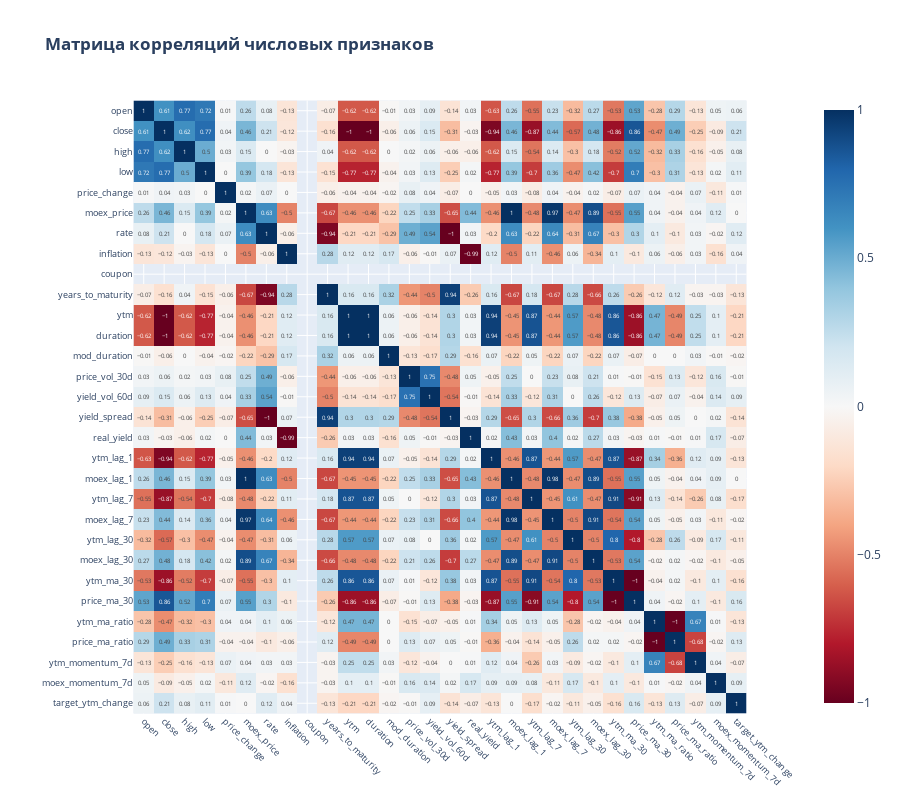

The code cell stored with this chart in its notebook:
### Code cell
N_DAYS = 10  
if 'target_ytm_change' not in bond_data.columns:  
    bond_data['target_ytm_change'] = bond_data['ytm'].shift(-N_DAYS) - bond_data['ytm']
    bond_data = bond_data.dropna(subset=['target_ytm_change']) 

numeric_features = [
    f for f in bond_data.select_dtypes(include=[np.number]).columns 
    if f not in ['volume', 'day_of_week', 'month']
]

corr_matrix = bond_data[numeric_features].corr().round(2)

fig = px.imshow(
    corr_matrix,
    text_auto=True,
    color_continuous_scale='RdBu',
    range_color=[-1, 1],
    title="<b>Матрица корреляций числовых признаков</b>",
    width=900,
    height=800
)
fig.update_xaxes(tickangle=45, tickfont=dict(size=9))
fig.update_yaxes(tickfont=dict(size=9))
fig.show()

display(Markdown("### Ключевые выводы по корреляциям:"))

if 'target_ytm_change' in corr_matrix.columns:
    target_corrs = corr_matrix['target_ytm_change'].sort_values(key=abs, ascending=False)
    top_positive = target_corrs[1:4].index.tolist()  
    top_negative = target_corrs[-3:].index.tolist()

    display(Markdown(f"""
    **С целевой переменной (изменение доходности за {N_DAYS} дней):**
    - Наибольшая положительная корреляция: {', '.join(top_positive)}
    - Наибольшая отрицательная корреляция: {', '.join(top_negative)}
    """))
else:
    display(Markdown("Целевая переменная 'target_ytm_change' не найдена в данных"))

high_corr_pairs = []
for i in range(len(corr_matrix.columns)):
    for j in range(i+1, len(corr_matrix.columns)):
        if abs(corr_matrix.iloc[i, j]) > 0.7 and corr_matrix.columns[i] != corr_matrix.columns[j]:
            high_corr_pairs.append(
                f"{corr_matrix.columns[i]} ↔ {corr_matrix.columns[j]}: {corr_matrix.iloc[i, j]:.2f}"
            )

display(Markdown("""
**Потенциальные проблемы мультиколлинеарности:**
- Высокая корреляция между признаками (>0.7):
"""))
if high_corr_pairs:
    display(Markdown("\n".join([f"- {pair}" for pair in high_corr_pairs])))
else:
    display(Markdown("- Нет сильно коррелирующих пар признаков"))

### Figure 1 — Plotly figure (JSON) as saved in the notebook; plotly's stock layout.template omitted (floating-point values rounded to 4 significant figures; data arrays with more than 128 entries replaced by an {"elided": "..."} marker saying what was removed)
{"data": [{"coloraxis": "coloraxis", "hovertemplate": "x: %{x}<br>y: %{y}<br>color: %{z}<extra></extra>", "name": "0", "texttemplate": "%{z}", "type": "heatmap", "x": ["open", "close", "high", "low", "price_change", "moex_price", "rate", "inflation", "coupon", "years_to_maturity", "ytm", "duration", "mod_duration", "price_vol_30d", "yield_vol_60d", "yield_spread", "real_yield", "ytm_lag_1", "moex_lag_1", "ytm_lag_7", "moex_lag_7", "ytm_lag_30", "moex_lag_30", "ytm_ma_30", "price_ma_30", "ytm_ma_ratio", "price_ma_ratio", "ytm_momentum_7d", "moex_momentum_7d", "target_ytm_change"], "xaxis": "x", "y": ["open", "close", "high", "low", "price_change", "moex_price", "rate", "inflation", "coupon", "years_to_maturity", "ytm", "duration", "mod_duration", "price_vol_30d", "yield_vol_60d", "yield_spread", "real_yield", "ytm_lag_1", "moex_lag_1", "ytm_lag_7", "moex_lag_7", "ytm_lag_30", "moex_lag_30", "ytm_ma_30", "price_ma_30", "ytm_ma_ratio", "price_ma_ratio", "ytm_momentum_7d", "moex_momentum_7d", "target_ytm_change"], "yaxis": "y", "z": {"elided": "30x30 float values"}}], "layout": {"coloraxis": {"cmax": 1, "cmin": -1, "colorscale": [[0, "rgb(103,0,31)"], [0.1, "rgb(178,24,43)"], [0.2, "rgb(214,96,77)"], [0.3, "rgb(244,165,130)"], [0.4, "rgb(253,219,199)"], [0.5, "rgb(247,247,247)"], [0.6, "rgb(209,229,240)"], [0.7, "rgb(146,197,222)"], [0.8, "rgb(67,147,195)"], [0.9, "rgb(33,102,172)"], [1, "rgb(5,48,97)"]]}, "height": 800, "title": {"text": "<b>Матрица корреляций числовых признаков</b>"}, "width": 900, "xaxis": {"anchor": "y", "constrain": "domain", "domain": [0, 1], "scaleanchor": "y", "tickangle": 45, "tickfont": {"size": 9}}, "yaxis": {"anchor": "x", "autorange": "reversed", "constrain": "domain", "domain": [0, 1], "tickfont": {"size": 9}}}}
